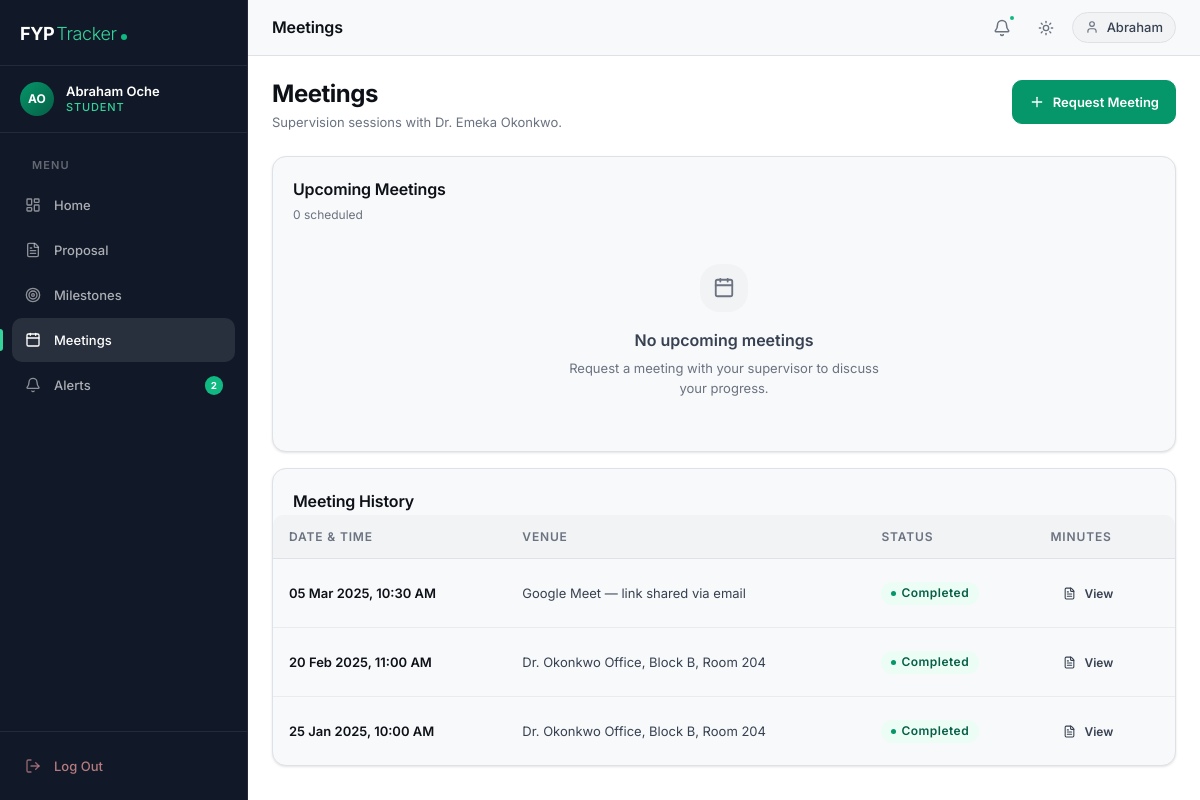
The page /student/meetings.php (signed in) on the database its author committed.
### tables this page shows
CREATE TABLE projects (
    project_id        INT UNSIGNED    NOT NULL AUTO_INCREMENT,
    title             VARCHAR(255)    NOT NULL,
    description       TEXT                NULL,
    student_id        INT UNSIGNED    NOT NULL,
    supervisor_id     INT UNSIGNED        NULL DEFAULT NULL,
    status            ENUM(
                          'pending',       
                          'approved',      
                          'rejected',      
                          'in_progress',   
                          'completed'      
                      )               NOT NULL DEFAULT 'pending',
    rejection_reason  TEXT                NULL,
    chapter_file      VARCHAR(255)        NULL DEFAULT NULL,  
    submission_date   DATE                NULL DEFAULT NULL,
    approval_date     DATE                NULL DEFAULT NULL,
    completion_date   DATE                NULL DEFAULT NULL,
    created_at        TIMESTAMP       NOT NULL DEFAULT CURRENT_TIMESTAMP,
    updated_at        TIMESTAMP       NOT NULL DEFAULT CURRENT_TIMESTAMP
                                                ON UPDATE CURRENT_TIMESTAMP,

    PRIMARY KEY (project_id),
    UNIQUE  KEY uq_projects_student (student_id),           
    INDEX   idx_projects_supervisor (supervisor_id),
    INDEX   idx_projects_status     (status),
    CONSTRAINT fk_projects_student
        FOREIGN KEY (student_id)
        REFERENCES users (user_id)
        ON DELETE CASCADE
        ON UPDATE CASCADE,
    CONSTRAINT fk_projects_supervisor
        FOREIGN KEY (supervisor_id)
        REFERENCES users (user_id)
        ON DELETE SET NULL
        ON UPDATE CASCADE
);

CREATE TABLE users (
    user_id       INT UNSIGNED    NOT NULL AUTO_INCREMENT,
    full_name     VARCHAR(150)    NOT NULL,
    email         VARCHAR(255)    NOT NULL,
    password_hash VARCHAR(255)    NOT NULL,               
    role          ENUM(
                      'student',
                      'supervisor',
                      'admin'
                  )               NOT NULL DEFAULT 'student',
    is_active     TINYINT(1)      NOT NULL DEFAULT 1,     
    profile_photo VARCHAR(255)        NULL DEFAULT NULL,  
    created_at    TIMESTAMP       NOT NULL DEFAULT CURRENT_TIMESTAMP,
    updated_at    TIMESTAMP       NOT NULL DEFAULT CURRENT_TIMESTAMP
                                            ON UPDATE CURRENT_TIMESTAMP,

    PRIMARY KEY (user_id),
    UNIQUE  KEY uq_users_email (email),
    INDEX   idx_users_role    (role),
    INDEX   idx_users_active  (is_active)
);

CREATE TABLE meetings (
    meeting_id      INT UNSIGNED    NOT NULL AUTO_INCREMENT,
    project_id      INT UNSIGNED    NOT NULL,
    scheduled_date  DATETIME        NOT NULL,
    venue           VARCHAR(255)        NULL DEFAULT NULL,  
    agenda          TEXT                NULL,
    minutes         TEXT                NULL,    
    status          ENUM(
                        'scheduled',
                        'completed',
                        'cancelled',
                        'rescheduled'
                    )               NOT NULL DEFAULT 'scheduled',
    requested_by    INT UNSIGNED    NOT NULL,   
    created_at      TIMESTAMP       NOT NULL DEFAULT CURRENT_TIMESTAMP,
    updated_at      TIMESTAMP       NOT NULL DEFAULT CURRENT_TIMESTAMP
                                                ON UPDATE CURRENT_TIMESTAMP,

    PRIMARY KEY (meeting_id),
    INDEX   idx_meetings_project  (project_id),
    INDEX   idx_meetings_date     (scheduled_date),
    INDEX   idx_meetings_status   (status),
    CONSTRAINT fk_meetings_project
        FOREIGN KEY (project_id)
        REFERENCES projects (project_id)
        ON DELETE CASCADE
        ON UPDATE CASCADE,
    CONSTRAINT fk_meetings_requester
        FOREIGN KEY (requested_by)
        REFERENCES users (user_id)
        ON DELETE RESTRICT
        ON UPDATE CASCADE
);

### includes/repositories/ProjectRepository.php (called while the page is built, shortened)
<?php
class ProjectRepository
{
    private PDO $db;
    public function __construct(PDO $db)
    {
        $this->db = $db;
    }
    public function findProjectByStudentId(int $studentId): ?array
    {
        $stmt = $this->db->prepare(
            'SELECT p.*,
                    u.full_name AS supervisor_name,
                    u.email     AS supervisor_email
               FROM projects p
               LEFT JOIN users u ON u.user_id = p.supervisor_id
              WHERE p.student_id = ?
              LIMIT 1'
        );
        $stmt->execute([$studentId]);
        $result = $stmt->fetch();
        return $result ?: null;
    }
    public function findMeetingsByProjectId(int $projectId): array
    {
        $stmt = $this->db->prepare(
            'SELECT mt.*, u.full_name AS requested_by_name
               FROM meetings mt
               JOIN users u ON u.user_id = mt.requested_by
              WHERE mt.project_id = ?
              ORDER BY mt.scheduled_date DESC'
        );
        $stmt->execute([$projectId]);
        return $stmt->fetchAll();
    }
    public function findUpcomingMeetingsByProjectId(int $projectId, int $limit = 5): array
    {
        $stmt = $this->db->prepare(
            'SELECT mt.*, u.full_name AS requested_by_name
               FROM meetings mt
               JOIN users u ON u.user_id = mt.requested_by
              WHERE mt.project_id = ?
                AND mt.status     = ?
                AND mt.scheduled_date >= NOW()
              ORDER BY mt.scheduled_date ASC
              LIMIT ?'
        );
        $stmt->execute([$projectId, self::MEETING_SCHEDULED, $limit]);
        return $stmt->fetchAll();
    }
}

### includes/functions.php (called while the page is built, shortened)
<?php
function e(string $value): string
{
    return htmlspecialchars($value, ENT_QUOTES | ENT_HTML5, 'UTF-8');
}
function formatDateTime(string $dateStr): string
{
    $d = new DateTime($dateStr);
    return $d->format('d M Y, g:i A');
}

### student/meetings.php (the view, shortened to what this page needs)
<?php
require_once __DIR__ . '/../includes/functions.php';
require_once __DIR__ . '/../includes/repositories/ProjectRepository.php';
$db                = getDB();
$projectRepository = new ProjectRepository($db);
$studentId = $_SESSION['user_id'];
$project   = $projectRepository->findProjectByStudentId($studentId);
$hasApprovedProject = in_array(
    $project['status'],
    [
        ProjectRepository::STATUS_APPROVED,
        ProjectRepository::STATUS_IN_PROGRESS,
        ProjectRepository::STATUS_COMPLETED,
    ],
    true
);
$allMeetings      = $projectRepository->findMeetingsByProjectId((int) $project['project_id']);
$upcomingMeetings = $projectRepository->findUpcomingMeetingsByProjectId((int) $project['project_id']);
$pastMeetings = array_filter(
    $allMeetings,
    fn($m) => in_array($m['status'], [
        ProjectRepository::MEETING_COMPLETED,
        ProjectRepository::MEETING_CANCELLED,
    ], true)
);
function getMeetingStatusConfig(string $status): array
{
    return match ($status) {
        ProjectRepository::MEETING_COMPLETED   => ['badge' => 'completed',   'icon' => 'check-circle-2'],
        ProjectRepository::MEETING_CANCELLED   => ['badge' => 'cancelled',   'icon' => 'x-circle'],
        ProjectRepository::MEETING_RESCHEDULED => ['badge' => 'in-progress', 'icon' => 'refresh-cw'],
        default                                => ['badge' => 'scheduled',   'icon' => 'calendar'],
    };
}
require_once __DIR__ . '/../includes/header.php';
require_once __DIR__ . '/../includes/navbar.php';
?>
<div class="main-content" id="main-content">
  <?php require_once __DIR__ . '/../includes/topbar.php'; ?>
  <div class="page-body">
    <div class="page-header">
      <div class="page-header-row">
        <div>
          <div class="page-title">Meetings</div>
          <p class="page-subtitle">Supervision sessions with <?= $project['supervisor_name'] ? e($project['supervisor_name']) : 'your supervisor' ?>.</p>
        </div>
        <?php if ($hasApprovedProject && $project['supervisor_id']): ?>
        <button class="btn btn-primary" onclick="openModal('modal-request-meeting')">
          <i data-lucide="plus" width="16" height="16"></i>
          Request Meeting
        </button>
        <?php endif; ?>
      </div>
    </div>
    <?php if (!$hasApprovedProject): ?>
    <div class="alert alert-info" data-auto-dismiss="0">
      <i data-lucide="info" width="16" height="16" class="alert-icon"></i>
      <div class="alert-content">
        Your proposal must be approved before you can request supervision meetings.
      </div>
    </div>
    <?php else: ?>
    <div class="card" style="margin-bottom:var(--sp-4);">
      <div class="card-header">
        <div>
          <div class="card-title">Upcoming Meetings</div>
          <div class="card-subtitle"><?= count($upcomingMeetings) ?> scheduled</div>
        </div>
      </div>
      <div class="card-body" style="padding-top:var(--sp-2);">
        <?php if (empty($upcomingMeetings)): ?>
        <div class="empty-state" style="padding:var(--sp-8) var(--sp-4);">
          <div class="empty-icon"><i data-lucide="calendar" width="22" height="22"></i></div>
          <div class="empty-title">No upcoming meetings</div>
          <p class="empty-desc">Request a meeting with your supervisor to discuss your progress.</p>
        </div>
        <?php endif; ?>
      </div>
    </div>
    <?php if (!empty($pastMeetings)): ?>
    <div class="card">
      <div class="card-header">
        <div class="card-title">Meeting History</div>
      </div>
      <div class="table-wrapper">
        <table>
          <thead>
            <tr>
              <th>Date & Time</th>
              <th>Venue</th>
              <th>Status</th>
              <th>Minutes</th>
            </tr>
          </thead>
          <tbody>
            <?php foreach ($pastMeetings as $meeting):
              $cfg = getMeetingStatusConfig($meeting['status']);
            ?>
            <tr>
              <td>
                <span class="cell-primary"><?= formatDateTime($meeting['scheduled_date']) ?></span>
              </td>
              <td><?= e($meeting['venue'] ?: '—') ?></td>
              <td><span class="badge badge-<?= e($cfg['badge']) ?>"><?= e(ucfirst($meeting['status'])) ?></span></td>
              <td>
                <?php if ($meeting['minutes']): ?>
                <button
                  class="btn btn-ghost btn-sm"
                  onclick="viewMinutes(<?= $meeting['meeting_id'] ?>, <?= htmlspecialchars(json_encode($meeting['minutes']), ENT_QUOTES) ?>)">
                  <i data-lucide="file-text" width="13" height="13"></i> View
                </button>
                <?php else: ?>
                <span style="font-size:var(--text-xs);color:var(--text-tertiary);">—</span>
                <?php endif; ?>
              </td>
            </tr>
            <?php endforeach; ?>
          </tbody>
        </table>
      </div>
    </div>
    <?php endif; ?>
    <?php endif;  ?>
  </div>
</div>
<?php require_once __DIR__ . '/../includes/footer.php'; ?>

### rows shown on the page
projects: supervisor.full_name "Dr. Emeka Okonkwo"
meetings: scheduled_date "05 Mar 2025, 10:30 AM", venue "Google Meet — link shared via email", status "Completed"
meetings: scheduled_date "20 Feb 2025, 11:00 AM", venue "Dr. Okonkwo Office, Block B, Room 204", status "Completed"
meetings: scheduled_date "25 Jan 2025, 10:00 AM", venue "Dr. Okonkwo Office, Block B, Room 204", status "Completed"

### other values the page prints
$initials "AO"
$name "Abraham Oche"
$role "STUDENT"
$item['label'] "Home"
$item['label'] "Proposal"
$item['label'] "Milestones"
$item['label'] "Meetings"
$item['label'] "Alerts"
$badge "2"
$pageTitle "Meetings"
$fname "Abraham"
count($upcomingMeetings) "0"
